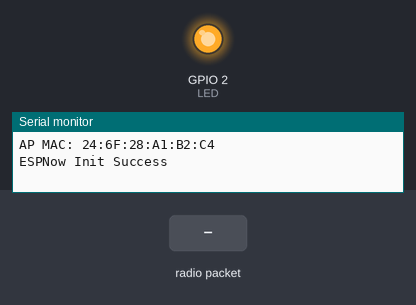
Recording of a sketch running on a simulated ESP8266 (NodeMCU). Shown: output pins drawn as LEDs (lit = HIGH), the last lines printed to the serial monitor. The inputs (shaded band) are chosen by the test bench.

Above: at 1.2 s.
1.3 s: radio packet "1" arrives
At 2.9 s:
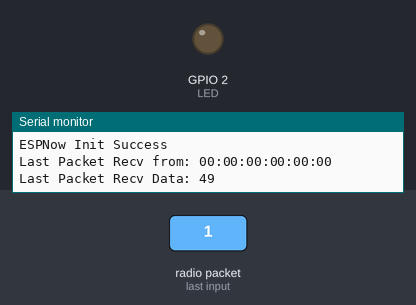
Timing chart, 0 to 4.4 s (numbered marks = the images above; inputs shaded):
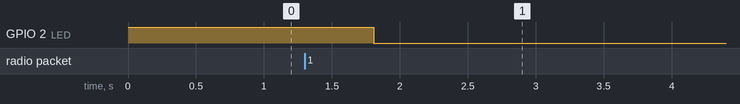

The sketch:

ESP8266-ESP-now-receive-V2.ino
```cpp
/**
   ESPNOW - Basic communication - Slave
   Date: 26th September 2017
   Author: Arvind Ravulavaru <https://github.com/arvindr21>
   Purpose: ESPNow Communication between a Master ESP32 and multiple ESP8266 Slaves
   Description: This sketch consists of the code for the Slave module.
   Resources: (A bit outdated)
   a. https://espressif.com/sites/default/files/documentation/esp-now_user_guide_en.pdf
   b. http://www.esploradores.com/practica-6-conexion-esp-now/

   << This Device Slave >>

   Flow: Master
   Step 1 : ESPNow Init on Master and set it in STA mode
   Step 2 : Start scanning for Slave ESP32 (we have added a prefix of slave to the SSID of slave for an easy setup)
   Step 3 : Once found, add Slave as peer
   Step 4 : Register for send callback
   Step 5 : Start Transmitting data from Master to Slave(s)

   Flow: Slave
   Step 1 : ESPNow Init on Slave
   Step 2 : Update the SSID of Slave with a prefix of slave
   Step 3 : Set Slave in AP mode
   Step 4 : Register for receive callback and wait for data
   Step 5 : Once data arrives, print it in the serial monitor

   Note: Master and Slave have been defined to easily understand the setup.
         Based on the ESPNOW API, there is no concept of Master and Slave.
         Any devices can act as master or salve.
*/

#include <espnow.h>
#include <ESP8266WiFi.h>

#define CHANNEL 1

#define LED 2

// Init ESP Now with fallback
void InitESPNow() {
  WiFi.disconnect();
  if (esp_now_init() == ERR_OK) {
    Serial.println("ESPNow Init Success");
  }
  else {
    Serial.println("ESPNow Init Failed");
    // Retry InitESPNow, add a counte and then restart?
    // InitESPNow();
    // or Simply Restart
    ESP.restart();
  }
}

// config AP SSID
void configDeviceAP() {
  String Prefix = "Slave:";
  String Mac = WiFi.macAddress();
  String SSID = Prefix + Mac;
  String Password = "123456789";
  bool result = WiFi.softAP(SSID.c_str(), Password.c_str(), CHANNEL, 0);
  if (!result) {
    Serial.println("AP Config failed.");
  } else {
    Serial.println("AP Config Success. Broadcasting with AP: " + String(SSID));
  }
}

void setup() {
  pinMode(LED, OUTPUT); // Initialize the LED pin as an output
  digitalWrite(LED_BUILTIN, HIGH); // Turn the LED off by making the voltage HIGH
  Serial.begin(115200);
  Serial.println("ESPNow/Basic/Slave Example");
  //Set device in AP mode to begin with
  WiFi.mode(WIFI_AP);
  // configure device AP mode
  configDeviceAP();
  // This is the mac address of the Slave in AP Mode
  Serial.print("AP MAC: "); Serial.println(WiFi.softAPmacAddress());
  // Init ESPNow with a fallback logic
  InitESPNow();
  // Once ESPNow is successfully Init, we will register for recv CB to
  // get recv packer info.
  esp_now_register_recv_cb(OnDataRecv);
}

// callback when data is recv from Master
void OnDataRecv(uint8_t *mac_addr, uint8_t *data, uint8_t data_len) {
  char macStr[18];
  snprintf(macStr, sizeof(macStr), "%02x:%02x:%02x:%02x:%02x:%02x",
           mac_addr[0], mac_addr[1], mac_addr[2], mac_addr[3], mac_addr[4], mac_addr[5]);
  Serial.print("Last Packet Recv from: "); Serial.println(macStr);
  Serial.print("Last Packet Recv Data: "); Serial.println(*data);
  Serial.println("");

  digitalWrite(LED_BUILTIN, HIGH); // Turn the LED off by making the voltage HIGH
  delay(500);
  digitalWrite(LED_BUILTIN, LOW); // Turn the LED on
}

void loop() {
  // Chill
}
```

Measured:
- after the input at 1.3 s, GPIO 2 (LED): HIGH → LOW after 0.51 s
